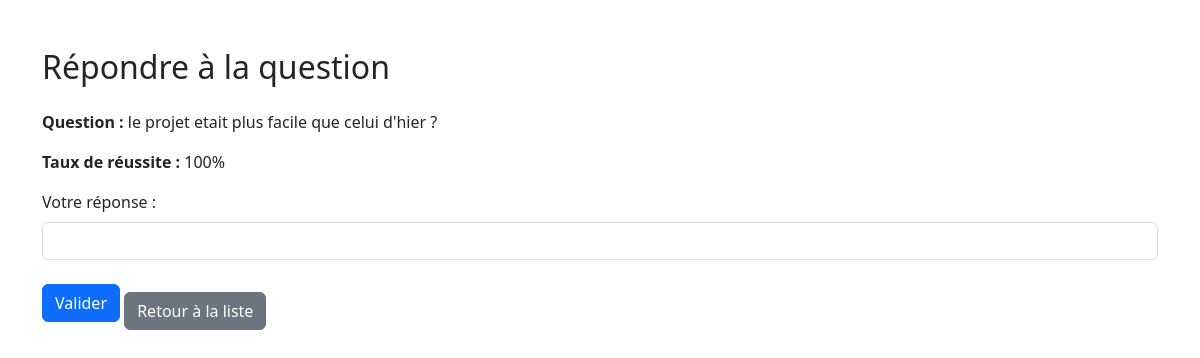
/views/answer.php?id=6, run on the app's committed database.
### tables this page shows
CREATE TABLE IF NOT EXISTS `questions` (
  `id` int(11) NOT NULL AUTO_INCREMENT,
  `question` text NOT NULL,
  `reponse` varchar(255) NOT NULL,
  `message_succes` text NOT NULL,
  `message_echec` text NOT NULL,
  `reussites` int(11) DEFAULT 0,
  `tentatives` int(11) DEFAULT 0,
  PRIMARY KEY (`id`)
);

### views/answer.php (the view, shortened to what this page needs)
<?php
require_once __DIR__ . '/../config/database.php';
$question_id = intval($_GET['id']);
$sql = "SELECT * FROM questions WHERE id = :id";
$stmt = $pdo->prepare($sql);
$stmt->execute([':id' => $question_id]);
$question = $stmt->fetch(PDO::FETCH_ASSOC);
$taux_reussite = ($question['tentatives'] > 0) ? round(($question['reussites'] / $question['tentatives']) * 100, 2) : 0;
?>
<!DOCTYPE html>
<html lang="fr">
<head>
    <link href="https://cdn.jsdelivr.net/npm/bootstrap@5.3.0/dist/css/bootstrap.min.css" rel="stylesheet">
</head>
<body class="container mt-5">
    <h2 class="mb-4">Répondre à la question</h2>
    <p><strong>Question :</strong> <?= htmlspecialchars($question['question']) ?></p>
    <p><strong>Taux de réussite :</strong> <?= $taux_reussite ?>%</p>
    <form action="../controllers/answer_question.php" method="POST">
        <div class="mb-3">
            <label for="reponse" class="form-label">Votre réponse :</label>
            <input type="text" class="form-control" id="reponse" name="reponse" required>
        </div>
        <button type="submit" class="btn btn-primary">Valider</button>
        <a href="../index.php" class="btn btn-secondary mt-3">Retour à la liste</a>
    </form>
</body>
</html>

### data on the page
questions: question "le projet etait plus facile que celui d'hier ?", taux_reussite "100"
